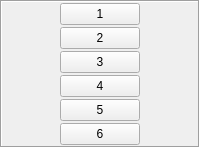
     <widget class="QFrame" name="memoryFrame">
      <property name="sizePolicy">
       <sizepolicy hsizetype="Maximum" vsizetype="Expanding">
        <horstretch>0</horstretch>
        <verstretch>0</verstretch>
       </sizepolicy>
      </property>
      <property name="styleSheet">
       <string notr="true"/>
      </property>
      <property name="frameShape">
       <enum>QFrame::Box</enum>
      </property>
      <property name="frameShadow">
       <enum>QFrame::Sunken</enum>
      </property>
      <layout class="QGridLayout" name="gridLayout_4">
       <property name="margin">
        <number>1</number>
       </property>
       <property name="spacing">
        <number>2</number>
       </property>
       <item row="0" column="1">
        <layout class="QVBoxLayout" name="memoryVLayout_2">
         <item>
          <widget class="QPushButton" name="memory1BTN">
           <property name="sizePolicy">
            <sizepolicy hsizetype="Maximum" vsizetype="Expanding">
             <horstretch>0</horstretch>
             <verstretch>0</verstretch>
            </sizepolicy>
           </property>
           <property name="minimumSize">
            <size>
             <width>25</width>
             <height>0</height>
            </size>
           </property>
           <property name="text">
            <string>1</string>
           </property>
           <property name="checkable">
            <bool>false</bool>
           </property>
           <property name="radio" stdset="0">
            <string>True</string>
           </property>
           <property name="state" stdset="0">
            <string>clear</string>
           </property>
          </widget>
         </item>
         <item>
          <widget class="QPushButton" name="memory2BTN">
           <property name="sizePolicy">
            <sizepolicy hsizetype="Maximum" vsizetype="Expanding">
             <horstretch>0</horstretch>
             <verstretch>0</verstretch>
            </sizepolicy>
           </property>
           <property name="minimumSize">
            <size>
             <width>25</width>
             <height>0</height>
            </size>
           </property>
           <property name="text">
            <string>2</string>
           </property>
           <property name="checkable">
            <bool>false</bool>
           </property>
           <property name="radio" stdset="0">
            <string>True</string>
           </property>
           <property name="state" stdset="0">
            <string>clear</string>
           </property>
          </widget>
         </item>
         <item>
          <widget class="QPushButton" name="memory3BTN">
           <property name="sizePolicy">
            <sizepolicy hsizetype="Maximum" vsizetype="Expanding">
             <horstretch>0</horstretch>
             <verstretch>0</verstretch>
            </sizepolicy>
           </property>
           <property name="minimumSize">
            <size>
             <width>25</width>
             <height>0</height>
            </size>
           </property>
           <property name="text">
            <string>3</string>
           </property>
           <property name="checkable">
            <bool>false</bool>
           </property>
           <property name="radio" stdset="0">
            <string>True</string>
           </property>
           <property name="state" stdset="0">
            <string>clear</string>
           </property>
          </widget>
         </item>
         <item>
          <widget class="QPushButton" name="memory4BTN">
           <property name="sizePolicy">
            <sizepolicy hsizetype="Maximum" vsizetype="Expanding">
             <horstretch>0</horstretch>
             <verstretch>0</verstretch>
            </sizepolicy>
           </property>
           <property name="minimumSize">
            <size>
             <width>25</width>
             <height>0</height>
            </size>
           </property>
           <property name="text">
            <string>4</string>
           </property>
           <property name="checkable">
            <bool>false</bool>
           </property>
           <property name="radio" stdset="0">
            <string>True</string>
           </property>
           <property name="state" stdset="0">
            <string>clear</string>
           </property>
          </widget>
         </item>
         <item>
          <widget class="QPushButton" name="memory5BTN">
           <property name="sizePolicy">
            <sizepolicy hsizetype="Maximum" vsizetype="Expanding">
             <horstretch>0</horstretch>
             <verstretch>0</verstretch>
            </sizepolicy>
           </property>
           <property name="minimumSize">
            <size>
             <width>25</width>
             <height>0</height>
            </size>
           </property>
           <property name="text">
            <string>5</string>
           </property>
           <property name="checkable">
            <bool>false</bool>
           </property>
           <property name="radio" stdset="0">
            <string>True</string>
           </property>
           <property name="state" stdset="0">
            <string>clear</string>
           </property>
          </widget>
         </item>
         <item>
          <widget class="QPushButton" name="memory6BTN">
           <property name="sizePolicy">
            <sizepolicy hsizetype="Maximum" vsizetype="Expanding">
             <horstretch>0</horstretch>
             <verstretch>0</verstretch>
            </sizepolicy>
           </property>
           <property name="minimumSize">
            <size>
             <width>25</width>
             <height>0</height>
            </size>
           </property>
           <property name="text">
            <string>6</string>
           </property>
           <property name="checkable">
            <bool>false</bool>
           </property>
           <property name="radio" stdset="0">
            <string>True</string>
           </property>
           <property name="state" stdset="0">
            <string>clear</string>
           </property>
          </widget>
         </item>
        </layout>
       </item>
      </layout>
     </widget>
